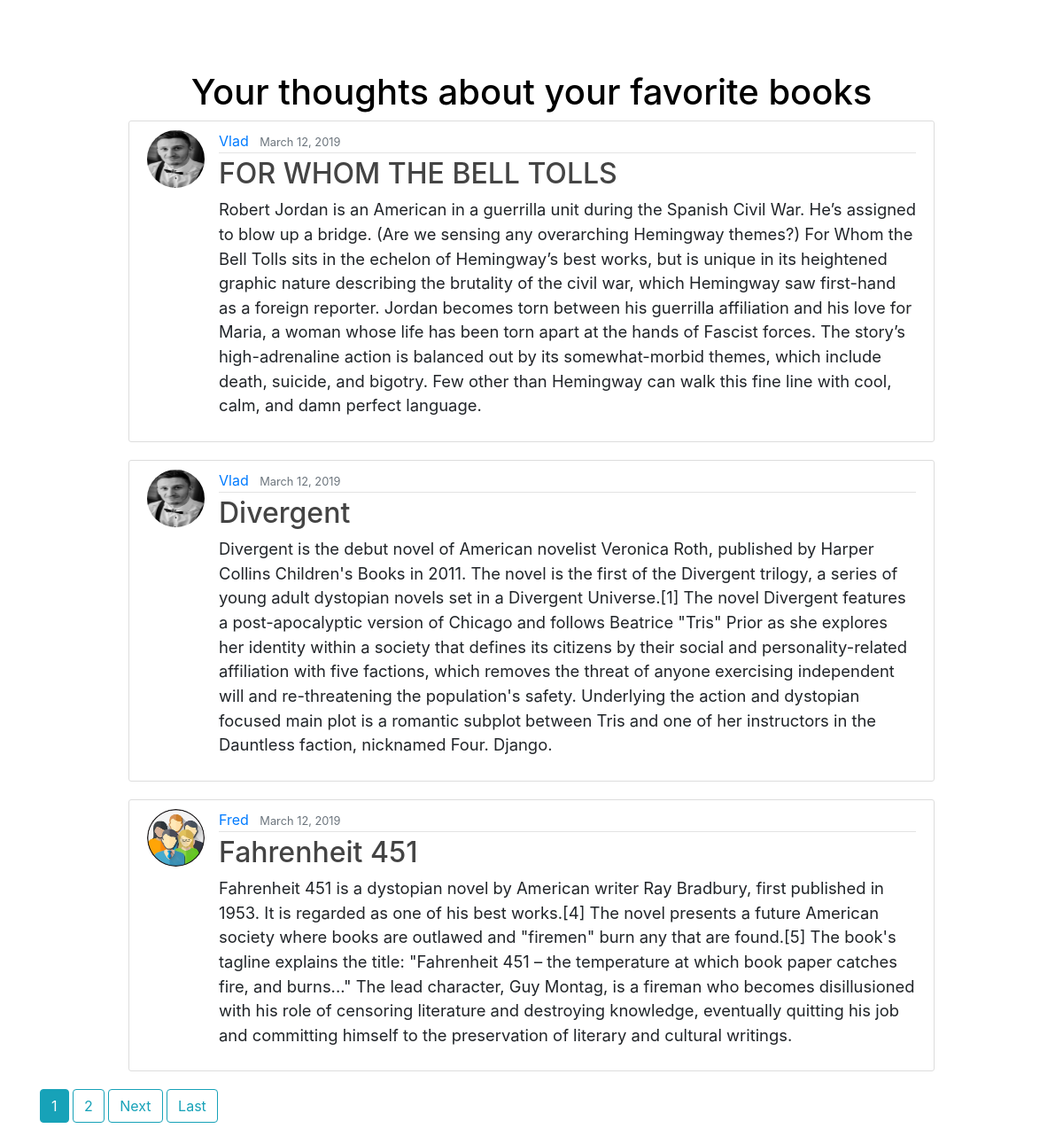
/MoviesAndBooks/postsOfBooks/, run on the app's committed database.
### blogMAndB/models.py (models this page shows, shortened)
class PostForBooks(models.Model):
    title = models.CharField(max_length=70)
    content = models.TextField()
    pub_date = models.DateTimeField(default=now)
    author = models.ForeignKey(User, on_delete=models.CASCADE)

class Profile(models.Model):
    user = models.OneToOneField(User, on_delete=models.CASCADE, null=True)
    image = models.ImageField(default='default.jpg', upload_to='images_profile', null=True, blank=True)

### blogMAndB/views.py (the view)
# urls.py: path('postsOfBooks/', PostsOfBooksView.as_view(), name='postsOfBooks'),
class PostsOfBooksView(ListView):
    model = PostForBooks
    context_object_name = 'post'
    template_name = 'post/postsOfbooks.html'
    ordering = ['-pub_date']
    paginate_by = 3

### blogMAndB/templates/post/postsOfbooks.html (shortened to what this page needs)
{% extends 'post/base.html' %}
{% block content %}
    <h1 class="text-center">Your thoughts about your favorite books </h1>
    {% for pos in post %}
        <article class="media content-section">
            <img class="rounded-circle article-img" src="{{ pos.author.profile.image.url}}">
          <div class="media-body">
            <div class="article-metadata">
              <a class="mr-2" href="{% url 'user_posts_movies' pos.author.username %}">{{ pos.author }}</a>
              <small class="text-muted">{{ pos.pub_date|date:'F d, Y' }}</small>
            </div>
            <h2><a class="article-title" href="{% url 'detail_books' pos.id %}">{{ pos.title }}</a></h2>
            <p class="article-content">{{ pos.content }}</p>
          </div>
        </article>
    {% endfor %}
    {% if is_paginated %}
        {% for num in page_obj.paginator.page_range %}
            {% if page_obj.number == num %}
                <a class="btn btn-info mb-4" href="?page={{ num }}">{{ num }}</a>
            {% elif num > page_obj.number|add:'-2' and num < page_obj.number|add:'2' %}
                <a class="btn btn-outline-info mb-4" href="?page={{ num }}">{{ num }}</a>
            {% endif %}
        {% endfor %}
        {% if page_obj.has_next %}
            <a class="btn btn-outline-info mb-4" href="?page={{ page_obj.next_page_number }}">Next</a>
            <a class="btn btn-outline-info mb-4" href="?page={{ page_obj.paginator.num_pages}}">Last</a>
        {% endif %}
    {% endif %}
{% endblock %}

### blogMAndB/templates/post/base.html (shortened to what this page needs)
{% load static %}
<!DOCTYPE html>
<html lang="en">
<head>
    <link href="{% static 'bootstrap/css/bootstrap.min.css' %}" rel="stylesheet">
   <link href="{% static 'css/forPosts.css' %}" rel="stylesheet">
   <link href="{% static 'css/font_awesome.css' %}" rel="stylesheet">
</head>
<body>
<header>
		<nav class="navbar navbar-expand-lg navbar-light bg-light fixed-top">
			<div class="container">
			  <a class="navbar-brand" href="#">M&B</a>
			  <div class="collapse navbar-collapse" id="navbarSupportedContent">
			    <ul class="navbar-nav ml-lg-auto">
			      <li class="nav-item ">
			        <a class="nav-link" href="{% url 'home' %}">Home <span class="sr-only">(current)</span></a>
			      </li>
                    {% if user.is_authenticated %}
				  <li class="nav-item">
			        <a class="nav-link" href="{% url 'logout' %}">Logout</a>
			      </li>
                  <li class="nav-item">
			        <a class="nav-link" href="{% url 'create_books' %}">CreateBooksPost</a>
			      </li>
                  <li class="nav-item">
			        <a class="nav-link" href="{% url 'create_movies' %}">CreateMoviesPost</a>
			      </li>
                         <li class="nav-item">
			        <a class="nav-link" href="{% url 'profile' %}">Profile</a>
			      </li>
                    {% else %}
                  <li class="nav-item">
			        <a class="nav-link" href="{% url 'login' %}">Login</a>
			      </li>
                  <li class="nav-item">
			        <a class="nav-link" href="{% url 'register' %}">Register</a>
			      </li>
                    {% endif %}
			    </ul>
			  </div>
	        </div>
        </nav>
	</header>
    <div  class="container">
        {% block content %}{% endblock %}
    </div>
</body>
</html>

### blogMAndB/static/css/forPosts.css (style rules this page uses)
body { background: url(../images/aboutUs.jpg) no-repeat; background-size: cover; margin-top: 5rem; }
h1, h2, h3, h4, h5, h6 { color: #000000; }
header { position: relative; z-index: 1000000; }
p { font-size: 1.15rem; }
.navbar.bg-light { background: transparent !important; transition: 0.5s; }
.navbar-light .navbar-nav .nav-link { color: rgba(255,255,255,.8) !important; }
.navbar-light .navbar-brand, .navbar-light .navbar-brand:hover, .navbar-light .navbar-brand:focus, .navbar-light .navbar-brand:visited { color: rgba(255,255,255,1) !important; font-size: 2.5rm; font-weight: 300; }
ul { margin: 0; }
.content-section { background: #ffffff; padding: 10px 20px; border: 1px solid #dddddd; border-radius: 3px; margin-bottom: 20px; margin-left: 100px; margin-right: 100px; }
.article-title { color: #444444; }
.article-content { white-space: pre-line; }
.article-img { height: 65px; width: 65px; margin-right: 16px; }
.article-metadata { padding-bottom: 1px; margin-bottom: 4px; border-bottom: 1px solid #e3e3e3 }

### data on the page
PostForBooks: author.profile.image (picture), author "Vlad", pub_date "March 12, 2019", title "FOR WHOM THE BELL TOLLS", content "Robert Jordan is an American in a guerrilla unit during the Spanish Civil War. He’s assigned to blow up a bridge. (Are we sensing any overarching Hemingway themes?) For Whom the Bell Tolls sits in the echelon of Hemingway’s best works, but is unique in its heightened graphic nature describing the brutality of the civil war, which Hemingway saw first-hand as a foreign reporter. Jordan becomes torn between his guerrilla affiliation and his love for Maria, a woman whose life has been torn apart at the hands of Fascist forces. The story’s high-adrenaline action is balanced out by its somewhat-morbid themes, which include death, suicide, and bigotry. Few other than Hemingway can walk this fine…"
PostForBooks: author.profile.image (picture), author "Vlad", pub_date "March 12, 2019", title "Divergent", content "Divergent is the debut novel of American novelist Veronica Roth, published by Harper Collins Children's Books in 2011. The novel is the first of the Divergent trilogy, a series of young adult dystopian novels set in a Divergent Universe.[1] The novel Divergent features a post-apocalyptic version of Chicago and follows Beatrice \"Tris\" Prior as she explores her identity within a society that defines its citizens by their social and personality-related affiliation with five factions, which removes the threat of anyone exercising independent will and re-threatening the population's safety. Underlying the action and dystopian focused main plot is a romantic subplot between Tris and one of her…"
PostForBooks: author.profile.image (placeholder picture), author "Fred", pub_date "March 12, 2019", title "Fahrenheit 451", content "Fahrenheit 451 is a dystopian novel by American writer Ray Bradbury, first published in 1953. It is regarded as one of his best works.[4] The novel presents a future American society where books are outlawed and \"firemen\" burn any that are found.[5] The book's tagline explains the title: \"Fahrenheit 451 – the temperature at which book paper catches fire, and burns...\" The lead character, Guy Montag, is a fireman who becomes disillusioned with his role of censoring literature and destroying knowledge, eventually quitting his job and committing himself to the preservation of literary and cultural writings."

### other printed values
{{ num }} "1"
{{ num }} "2"
